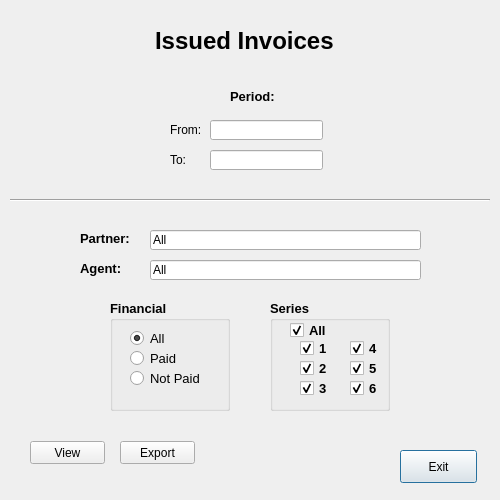
<?xml version="1.0" encoding="UTF-8"?>
<ui version="4.0">
 <class>Dialog</class>
 <widget class="QDialog" name="Dialog">
  <property name="geometry">
   <rect>
    <x>0</x>
    <y>0</y>
    <width>500</width>
    <height>500</height>
   </rect>
  </property>
  <property name="windowTitle">
   <string>Dialog</string>
  </property>
  <widget class="QPushButton" name="pushButton">
   <property name="geometry">
    <rect>
     <x>400</x>
     <y>450</y>
     <width>77</width>
     <height>33</height>
    </rect>
   </property>
   <property name="text">
    <string>Exit</string>
   </property>
  </widget>
  <widget class="QLabel" name="label">
   <property name="geometry">
    <rect>
     <x>155</x>
     <y>30</y>
     <width>201</width>
     <height>21</height>
    </rect>
   </property>
   <property name="font">
    <font>
     <pointsize>18</pointsize>
     <weight>75</weight>
     <bold>true</bold>
    </font>
   </property>
   <property name="text">
    <string>Issued Invoices</string>
   </property>
  </widget>
  <widget class="QLineEdit" name="_from">
   <property name="geometry">
    <rect>
     <x>210</x>
     <y>120</y>
     <width>113</width>
     <height>20</height>
    </rect>
   </property>
  </widget>
  <widget class="QLineEdit" name="to">
   <property name="geometry">
    <rect>
     <x>210</x>
     <y>150</y>
     <width>113</width>
     <height>20</height>
    </rect>
   </property>
  </widget>
  <widget class="QLabel" name="label_2">
   <property name="geometry">
    <rect>
     <x>230</x>
     <y>90</y>
     <width>47</width>
     <height>13</height>
    </rect>
   </property>
   <property name="font">
    <font>
     <pointsize>10</pointsize>
     <weight>75</weight>
     <bold>true</bold>
    </font>
   </property>
   <property name="text">
    <string>Period:</string>
   </property>
  </widget>
  <widget class="QLabel" name="label_3">
   <property name="geometry">
    <rect>
     <x>170</x>
     <y>120</y>
     <width>30</width>
     <height>20</height>
    </rect>
   </property>
   <property name="text">
    <string>From:</string>
   </property>
  </widget>
  <widget class="QLabel" name="label_4">
   <property name="geometry">
    <rect>
     <x>170</x>
     <y>150</y>
     <width>30</width>
     <height>20</height>
    </rect>
   </property>
   <property name="text">
    <string>To:</string>
   </property>
  </widget>
  <widget class="QLineEdit" name="partner">
   <property name="geometry">
    <rect>
     <x>150</x>
     <y>230</y>
     <width>271</width>
     <height>20</height>
    </rect>
   </property>
   <property name="text">
    <string>All</string>
   </property>
  </widget>
  <widget class="QLineEdit" name="agent">
   <property name="geometry">
    <rect>
     <x>150</x>
     <y>260</y>
     <width>271</width>
     <height>20</height>
    </rect>
   </property>
   <property name="text">
    <string>All</string>
   </property>
  </widget>
  <widget class="QLabel" name="label_5">
   <property name="geometry">
    <rect>
     <x>80</x>
     <y>230</y>
     <width>61</width>
     <height>16</height>
    </rect>
   </property>
   <property name="font">
    <font>
     <pointsize>10</pointsize>
     <weight>75</weight>
     <bold>true</bold>
    </font>
   </property>
   <property name="text">
    <string>Partner:</string>
   </property>
  </widget>
  <widget class="QLabel" name="label_6">
   <property name="geometry">
    <rect>
     <x>80</x>
     <y>260</y>
     <width>61</width>
     <height>16</height>
    </rect>
   </property>
   <property name="font">
    <font>
     <pointsize>10</pointsize>
     <weight>75</weight>
     <bold>true</bold>
    </font>
   </property>
   <property name="text">
    <string>Agent:</string>
   </property>
  </widget>
  <widget class="QGroupBox" name="groupBox_financial">
   <property name="geometry">
    <rect>
     <x>110</x>
     <y>300</y>
     <width>120</width>
     <height>111</height>
    </rect>
   </property>
   <property name="font">
    <font>
     <pointsize>10</pointsize>
     <weight>75</weight>
     <bold>true</bold>
    </font>
   </property>
   <property name="title">
    <string>Financial</string>
   </property>
   <widget class="QRadioButton" name="paid">
    <property name="geometry">
     <rect>
      <x>20</x>
      <y>50</y>
      <width>82</width>
      <height>17</height>
     </rect>
    </property>
    <property name="font">
     <font>
      <weight>50</weight>
      <bold>false</bold>
     </font>
    </property>
    <property name="text">
     <string>Paid</string>
    </property>
   </widget>
   <widget class="QRadioButton" name="notpaid">
    <property name="geometry">
     <rect>
      <x>20</x>
      <y>70</y>
      <width>82</width>
      <height>17</height>
     </rect>
    </property>
    <property name="font">
     <font>
      <weight>50</weight>
      <bold>false</bold>
     </font>
    </property>
    <property name="text">
     <string>Not Paid</string>
    </property>
   </widget>
   <widget class="QRadioButton" name="financial_all">
    <property name="geometry">
     <rect>
      <x>20</x>
      <y>30</y>
      <width>82</width>
      <height>17</height>
     </rect>
    </property>
    <property name="font">
     <font>
      <weight>50</weight>
      <bold>false</bold>
     </font>
    </property>
    <property name="text">
     <string>All</string>
    </property>
    <property name="checked">
     <bool>true</bool>
    </property>
   </widget>
  </widget>
  <widget class="Line" name="line">
   <property name="geometry">
    <rect>
     <x>10</x>
     <y>190</y>
     <width>480</width>
     <height>20</height>
    </rect>
   </property>
   <property name="orientation">
    <enum>Qt::Horizontal</enum>
   </property>
  </widget>
  <widget class="QGroupBox" name="groupBox_series">
   <property name="geometry">
    <rect>
     <x>270</x>
     <y>300</y>
     <width>120</width>
     <height>111</height>
    </rect>
   </property>
   <property name="font">
    <font>
     <pointsize>10</pointsize>
     <weight>75</weight>
     <bold>true</bold>
    </font>
   </property>
   <property name="title">
    <string>Series</string>
   </property>
   <widget class="QCheckBox" name="series_all">
    <property name="geometry">
     <rect>
      <x>20</x>
      <y>20</y>
      <width>40</width>
      <height>20</height>
     </rect>
    </property>
    <property name="text">
     <string>All</string>
    </property>
    <property name="checked">
     <bool>true</bool>
    </property>
   </widget>
   <widget class="QCheckBox" name="serie_1">
    <property name="geometry">
     <rect>
      <x>30</x>
      <y>40</y>
      <width>35</width>
      <height>17</height>
     </rect>
    </property>
    <property name="text">
     <string>1</string>
    </property>
    <property name="checked">
     <bool>true</bool>
    </property>
   </widget>
   <widget class="QCheckBox" name="serie_2">
    <property name="geometry">
     <rect>
      <x>30</x>
      <y>60</y>
      <width>35</width>
      <height>17</height>
     </rect>
    </property>
    <property name="text">
     <string>2</string>
    </property>
    <property name="checked">
     <bool>true</bool>
    </property>
   </widget>
   <widget class="QCheckBox" name="serie_3">
    <property name="geometry">
     <rect>
      <x>30</x>
      <y>80</y>
      <width>35</width>
      <height>17</height>
     </rect>
    </property>
    <property name="text">
     <string>3</string>
    </property>
    <property name="checked">
     <bool>true</bool>
    </property>
   </widget>
   <widget class="QCheckBox" name="serie_4">
    <property name="geometry">
     <rect>
      <x>80</x>
      <y>40</y>
      <width>35</width>
      <height>17</height>
     </rect>
    </property>
    <property name="text">
     <string>4</string>
    </property>
    <property name="checked">
     <bool>true</bool>
    </property>
   </widget>
   <widget class="QCheckBox" name="serie_5">
    <property name="geometry">
     <rect>
      <x>80</x>
      <y>60</y>
      <width>35</width>
      <height>17</height>
     </rect>
    </property>
    <property name="text">
     <string>5</string>
    </property>
    <property name="checked">
     <bool>true</bool>
    </property>
   </widget>
   <widget class="QCheckBox" name="serie_6">
    <property name="geometry">
     <rect>
      <x>80</x>
      <y>80</y>
      <width>35</width>
      <height>17</height>
     </rect>
    </property>
    <property name="text">
     <string>6</string>
    </property>
    <property name="checked">
     <bool>true</bool>
    </property>
   </widget>
  </widget>
  <widget class="QPushButton" name="view">
   <property name="geometry">
    <rect>
     <x>30</x>
     <y>441</y>
     <width>75</width>
     <height>23</height>
    </rect>
   </property>
   <property name="text">
    <string>View</string>
   </property>
  </widget>
  <widget class="QPushButton" name="_export">
   <property name="geometry">
    <rect>
     <x>120</x>
     <y>441</y>
     <width>75</width>
     <height>23</height>
    </rect>
   </property>
   <property name="text">
    <string>Export</string>
   </property>
  </widget>
 </widget>
 <resources/>
 <connections>
  <connection>
   <sender>pushButton</sender>
   <signal>clicked()</signal>
   <receiver>Dialog</receiver>
   <slot>close()</slot>
   <hints>
    <hint type="sourcelabel">
     <x>601</x>
     <y>438</y>
    </hint>
    <hint type="destinationlabel">
     <x>594</x>
     <y>414</y>
    </hint>
   </hints>
  </connection>
 </connections>
</ui>
